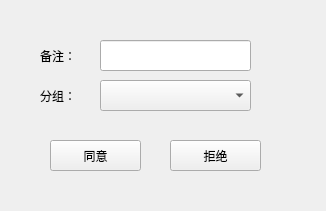
<?xml version="1.0" encoding="UTF-8"?>
<ui version="4.0">
 <class>Agreefriend</class>
 <widget class="QWidget" name="Agreefriend">
  <property name="geometry">
   <rect>
    <x>0</x>
    <y>0</y>
    <width>326</width>
    <height>211</height>
   </rect>
  </property>
  <property name="windowTitle">
   <string>Form</string>
  </property>
  <widget class="QPushButton" name="pushButton_2">
   <property name="geometry">
    <rect>
     <x>170</x>
     <y>140</y>
     <width>91</width>
     <height>31</height>
    </rect>
   </property>
   <property name="font">
    <font>
     <family>Microsoft YaHei</family>
     <stylestrategy>PreferAntialias</stylestrategy>
    </font>
   </property>
   <property name="text">
    <string>拒绝</string>
   </property>
  </widget>
  <widget class="QLineEdit" name="lineEdit">
   <property name="geometry">
    <rect>
     <x>100</x>
     <y>40</y>
     <width>151</width>
     <height>31</height>
    </rect>
   </property>
   <property name="font">
    <font>
     <family>Microsoft YaHei</family>
     <stylestrategy>PreferAntialias</stylestrategy>
    </font>
   </property>
  </widget>
  <widget class="QLabel" name="label_2">
   <property name="geometry">
    <rect>
     <x>40</x>
     <y>80</y>
     <width>61</width>
     <height>31</height>
    </rect>
   </property>
   <property name="font">
    <font>
     <family>Microsoft YaHei</family>
     <stylestrategy>PreferAntialias</stylestrategy>
    </font>
   </property>
   <property name="text">
    <string>分组：</string>
   </property>
  </widget>
  <widget class="QComboBox" name="comboBox">
   <property name="geometry">
    <rect>
     <x>100</x>
     <y>80</y>
     <width>151</width>
     <height>31</height>
    </rect>
   </property>
   <property name="font">
    <font>
     <family>Microsoft YaHei</family>
     <stylestrategy>PreferAntialias</stylestrategy>
    </font>
   </property>
  </widget>
  <widget class="QLabel" name="label">
   <property name="geometry">
    <rect>
     <x>40</x>
     <y>40</y>
     <width>61</width>
     <height>31</height>
    </rect>
   </property>
   <property name="font">
    <font>
     <family>Microsoft YaHei</family>
     <stylestrategy>PreferAntialias</stylestrategy>
    </font>
   </property>
   <property name="text">
    <string>备注：</string>
   </property>
  </widget>
  <widget class="QPushButton" name="pushButton">
   <property name="geometry">
    <rect>
     <x>50</x>
     <y>140</y>
     <width>91</width>
     <height>31</height>
    </rect>
   </property>
   <property name="font">
    <font>
     <family>Microsoft YaHei</family>
     <stylestrategy>PreferAntialias</stylestrategy>
    </font>
   </property>
   <property name="text">
    <string>同意</string>
   </property>
  </widget>
 </widget>
 <resources/>
 <connections/>
</ui>
